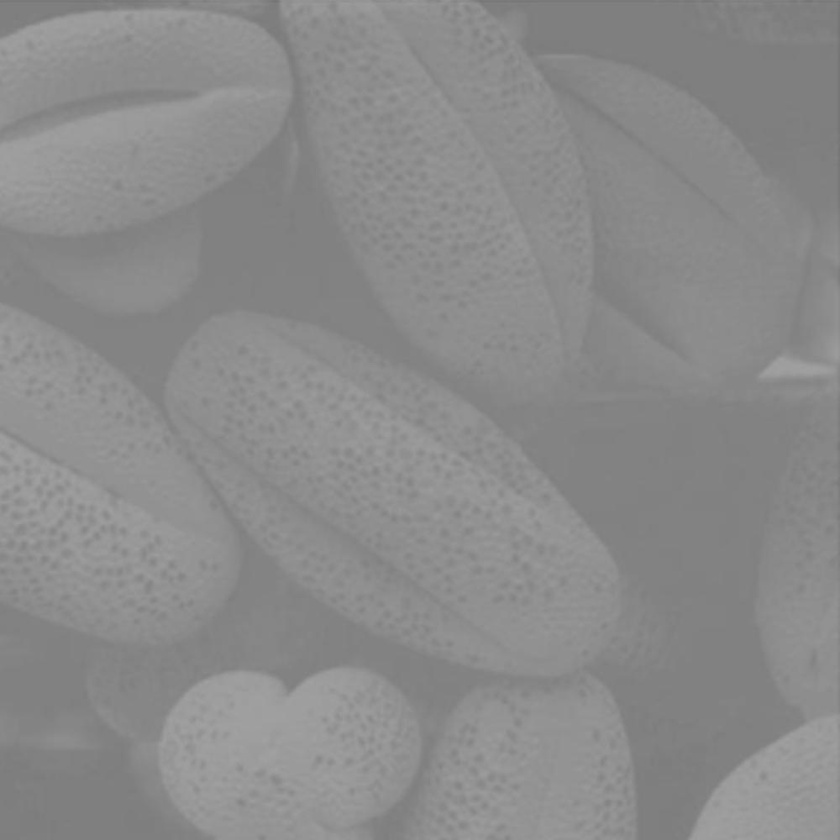
#> input picture 03_強度轉換與空間濾波/bin_gary.jpg, 840 x 840 px, shrunk from 1000 x 1000 before the run
$ jupyter execute '03_實習_直方圖等化 copy.ipynb'
#> lines starting #> are read from the running program, lines starting #| are printed output that depends on the picture
[cell 1]
import numpy as np
from PIL import Image
import matplotlib.pyplot as plt

# 讀取圖像並轉為灰階
image = Image.open('bin_gary.jpg').convert('L')  # 將圖像轉為灰階
#> image is the input picture: PIL image 840x840 L; min 116, max 161, mean 138.8
image_np = np.array(image)  # 轉為 NumPy 陣列格式

# 顯示原始影像
plt.figure(figsize=(9, 3))
plt.subplot(1, 3, 1)
plt.imshow(image_np, cmap='gray', vmin=0, vmax=255)
plt.title('Original Image')
# PMF 直方圖
plt.subplot(1, 3, 2)
plt.hist(image_np.flatten(), bins=256, range=(0, 255), density=True, color='blue', alpha=0.75)
plt.title('PMF')
plt.xlabel('Pixel Intensity')
plt.ylabel('Frequency')
# CDF 直方圖
plt.subplot(1, 3, 3)
plt.hist(image_np.flatten(), bins=256, range=(0, 255), cumulative=True, density=True, color='green', alpha=0.75)
plt.title('CDF')
plt.xlabel('Pixel Intensity')
plt.ylabel('Cumulative Frequency')
plt.tight_layout()
plt.show()
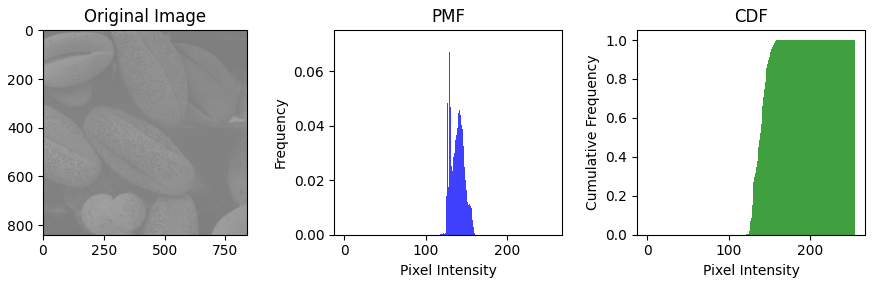
#> figure drawn by matplotlib, 3 panels; panel 2: tallest bar 0.0715 high, from x = 129.5 to 130.5

[cell 2]
# 計算直方圖和累積分布函數（CDF）
histogram, bins = np.histogram(image_np.flatten(), bins=256, range=[0, 256])
#> histogram = 256 values, max 50239 at index 130, min 0 at index 0, mean 2756.2; bins = 257 values from 0 to 256
cdf = histogram.cumsum()  # 計算累積分布函數
#> cdf = 256 values from 0 to 705600
cdf = cdf / cdf.max()  # 正規化 CDF 到 0~1 範圍
#> cdf = 256 values from 0 to 1

# 設定 r_max 和 r_min
r_max,r_min  = 255,0

# 根據公式 s_k = round(CDF(r_k) * (r_max - r_min))
equalized_image_np = np.round(cdf[image_np] * (r_max - r_min)).astype(np.uint8)
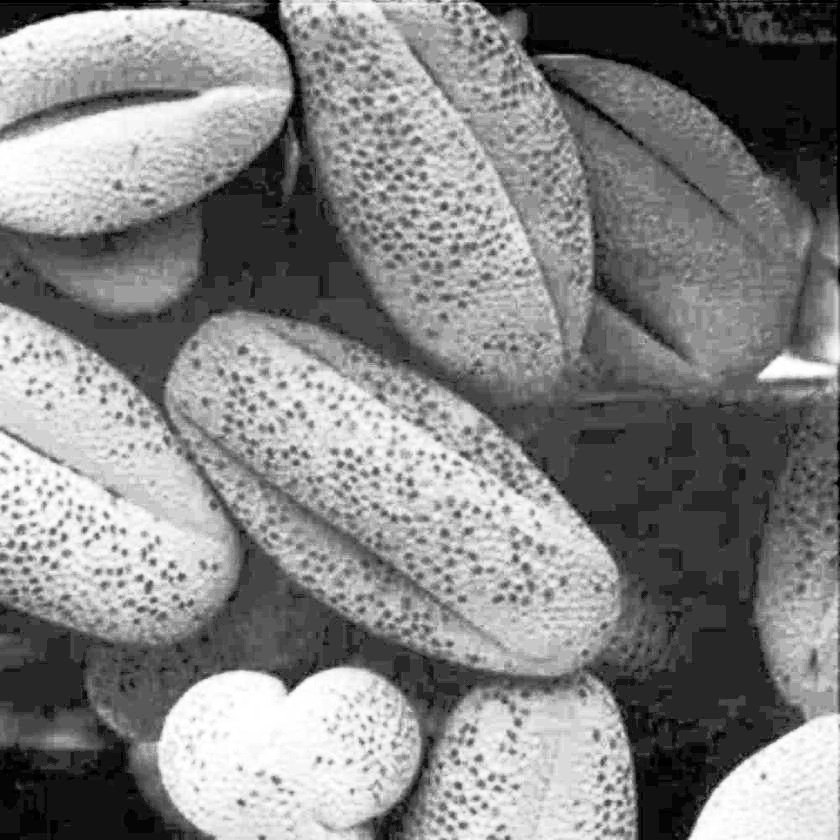
#> equalized_image_np: shape (840, 840); min 0, max 255, mean 132.4

# 儲存等化後的影像
equalized_image = Image.fromarray(equalized_image_np)  # 將 NumPy 陣列轉回 PIL 影像
equalized_image.save('equalized_image.jpg')  # 儲存為 .jpg 檔案

# 顯示原始影像與等化後的影像
plt.figure(figsize=(9, 3))
plt.subplot(1, 3, 1)
plt.imshow(equalized_image_np, cmap='gray', vmin=0, vmax=255)
plt.title('equalized_image Image')
# PMF 直方圖
plt.subplot(1, 3, 2)
plt.hist(equalized_image_np.flatten(), bins=256, range=(0, 255), density=True, color='blue', alpha=0.75)
plt.title('PMF')
plt.xlabel('Pixel Intensity')
plt.ylabel('Frequency')
# CDF 直方圖
plt.subplot(1, 3, 3)
plt.hist(equalized_image_np.flatten(), bins=256, range=(0, 255), cumulative=True, density=True, color='green', alpha=0.75)
plt.title('CDF')
plt.xlabel('Pixel Intensity')
plt.ylabel('Cumulative Frequency')
plt.tight_layout()
plt.show()
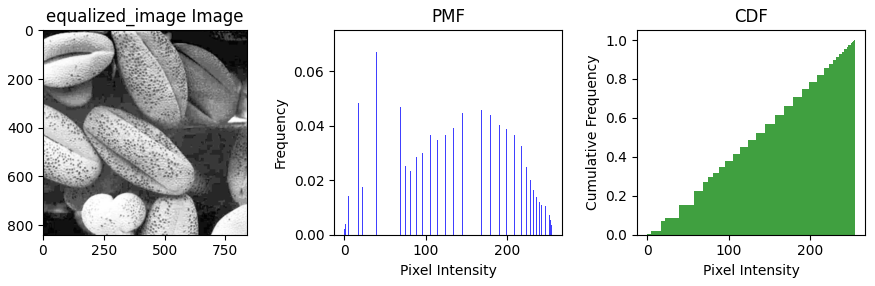
#> figure drawn by matplotlib, 3 panels; panel 2: tallest bar 0.0715 high, from x = 56.78 to 57.77; panel 3: tallest bar 1 high, from x = 254 to 255
